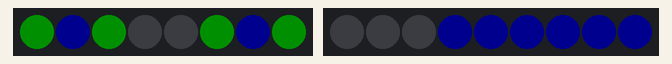
Simulated run of this sketch. Board: Arduino Uno, built with avr-gcc and run on an emulated ATmega328P. Shown: 8 RGB LEDs in strip order, left to right, 9 RGB LEDs in strip order, left to right. Dim RGB values are drawn brighter than linear.

Above: at 0.48 s.
At 9.2 s:
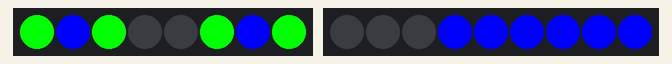
At 15.39 s:
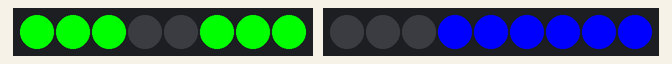
At 22.1 s:
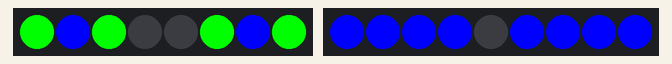
At 27.7 s:
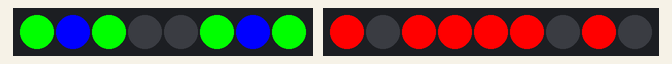
At 34.9 s:
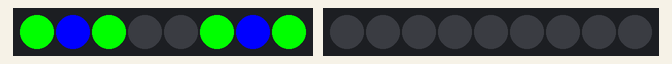
Timing chart, 0 to 39.3 s (numbered marks = the images above):
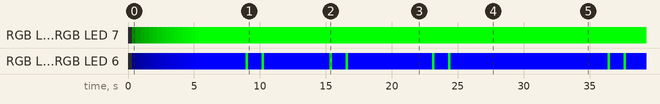

The sketch:

creepy_stalker_drone.ino
```cpp
#include <Adafruit_NeoPixel.h>

#define neoPin_eyes 6
#define neoPin_mouth 7
#define pixelCount_eyes 8
#define pixelCount_mouth 9

Adafruit_NeoPixel strip_eyes = Adafruit_NeoPixel(pixelCount_eyes, neoPin_eyes, NEO_GRB + NEO_KHZ800);
Adafruit_NeoPixel strip_mouth = Adafruit_NeoPixel(pixelCount_mouth, neoPin_mouth, NEO_GRB + NEO_KHZ800);

int m_short = 125;
int m_medium = 225;
int m_long = 500;

String eyes_color_outer = "green";
String eyes_color_inner = "blue";
String mouth_color = "blue";

void setup() {
  Serial.begin(9600);

  strip_eyes.begin();
  strip_eyes.show();
  strip_mouth.begin();
  strip_mouth.show();
}

void loop() {
  fadeFace("in");

  hello_there_gillian(mouth_color);

  delay(500);
  eyesBlink("green", "blue");
  delay(1000);
  eyesBlink("green", "blue");
  delay(500);

  looking_lovely_today(mouth_color);

  delay(500);
  eyesBlink("green", "blue");
  delay(1000);
  eyesBlink("green", "blue");
  delay(500);

  been_watching_you(mouth_color);

  delay(500);
  eyesBlink("green", "blue");
  delay(1000);
  eyesBlink("green", "blue");
  delay(500);

  mouthHeart(true, true);

  delay(500);
  eyesBlink("green", "blue");
  delay(1000);
  eyesBlink("green", "blue");
  delay(500);

  goodbye_for_now(mouth_color);

  delay(500);
  eyesBlink("green", "blue");
  delay(1000);
  eyesBlink("green", "blue");
  delay(500);

  fadeFace("out");

  while (true) {
    ;
  }
}

void hello_there_gillian(String color) {
  // Well, hello there, Gillian
  mouthAction("open", color);  // Well
  delay(m_medium);
  mouthAction("closed", color);
  delay(m_medium);
  mouthAction("open", color);  // He-
  delay(m_short);
  mouthAction("closed", color);
  delay(m_medium);
  mouthAction("open", color);  // -llo
  delay(m_medium);
  mouthAction("closed", color);
  delay(m_medium);
  mouthAction("open", color);  // there
  delay(m_long);
  mouthAction("closed", color);
  delay(m_medium);
  mouthAction("open", color);  // Gi-
  delay(m_short);
  mouthAction("closed", color);
  delay(m_short);
  mouthAction("open", color);  // -lli-
  delay(m_short);
  mouthAction("closed", color);
  delay(m_short);
  mouthAction("open", color);  // -an
  delay(m_long);
  mouthAction("closed", color);
}

void looking_lovely_today(String color) {
  // You're looking quite lovely today my dear
  mouthAction("open" , color);  // You're
  delay(m_medium);
  mouthAction("closed", color);
  delay(m_medium);
  mouthAction("open" , color);  // loo-
  delay(m_short);
  mouthAction("closed", color);
  delay(m_short);
  mouthAction("open" , color);  // -king
  delay(m_medium);
  mouthAction("closed", color);
  delay(m_medium);
  mouthAction("open" , color);  // quite
  delay(m_medium);
  mouthAction("closed", color);
  delay(m_medium);
  mouthAction("open" , color);  // lov-
  delay(m_short);
  mouthAction("closed", color);
  delay(m_short);
  mouthAction("open" , color);  // -ely
  delay(m_medium);
  mouthAction("closed", color);
  delay(m_medium);
  mouthAction("open" , color);  // to-
  delay(m_short);
  mouthAction("closed", color);
  delay(m_short);
  mouthAction("open" , color);  // -day
  delay(m_medium);
  mouthAction("closed", color);
  delay(m_medium);
  mouthAction("open" , color);  // my
  delay(m_medium);
  mouthAction("closed", color);
  delay(m_medium);
  mouthAction("open" , color);  // dear
  delay(m_long);
  mouthAction("closed", color);
}

void been_watching_you(String color) {
  // You should know...I've been watching you
  mouthAction("open" , color);  // You
  delay(m_short);
  mouthAction("closed", color);
  delay(m_short);
  mouthAction("open" , color);  // should
  delay(m_medium);
  mouthAction("closed", color);
  delay(m_medium);
  mouthAction("open" , color);  // know
  delay(m_long);
  mouthAction("closed", color); // ...
  delay(1000);
  mouthAction("open" , color);  // I've
  delay(m_medium);
  mouthAction("closed", color);
  delay(m_medium);
  mouthAction("open" , color);  // been
  delay(m_long);
  mouthAction("closed", color); // ...
  delay(1000);
  mouthAction("open" , color);  // wat-
  delay(m_short);
  mouthAction("closed", color);
  delay(m_short);
  mouthAction("open" , color);  // -ching
  delay(m_medium);
  mouthAction("closed", color);
  delay(m_medium);
  mouthAction("open" , color);  // you
  delay(m_long);
  mouthAction("closed", color);
}

void goodbye_for_now(String color) {
  // Goodbye for now, love...we'll meet again soon...and I'll be watching.
  mouthAction("open" , color);  // Good-
  delay(m_medium);
  mouthAction("closed", color);
  delay(m_short);
  mouthAction("open" , color);  // -bye
  delay(m_medium);
  mouthAction("closed", color);
  delay(m_medium);
  mouthAction("open" , color);  // for
  delay(m_short);
  mouthAction("closed", color);
  delay(m_short);
  mouthAction("open" , color);  // now
  delay(m_long);
  mouthAction("closed", color);
  delay(m_medium);
  mouthAction("open" , color);  // love
  delay(m_long);
  mouthAction("closed", color);
  delay(1000);
  mouthAction("open" , color);  // we'll
  delay(m_medium);
  mouthAction("closed", color);
  delay(m_medium);
  mouthAction("open" , color);  // meet
  delay(m_medium);
  mouthAction("closed", color);
  delay(m_medium);
  mouthAction("open" , color);  // a-
  delay(m_short);
  mouthAction("closed", color);
  delay(m_short);
  mouthAction("open" , color);  // -gain
  delay(m_medium);
  mouthAction("closed", color);
  delay(m_medium);
  mouthAction("open" , color);  // soon
  delay(m_long);
  mouthAction("closed", color);
  delay(1000);
  mouthAction("open" , color);  // and
  delay(m_medium);
  mouthAction("closed", color);
  delay(m_medium);
  mouthAction("open" , color);  // I'll
  delay(m_medium);
  mouthAction("closed", color);
  delay(m_medium);
  mouthAction("open" , color);  // be
  delay(m_medium);
  mouthAction("closed", color);
  delay(m_medium);
  mouthAction("open" , color);  // wat-
  delay(m_short);
  mouthAction("closed", color);
  delay(m_short);
  mouthAction("open" , color);  // -ching
  delay(m_medium);
  mouthAction("closed", color);
  delay(m_medium);
}

void mouthHeart(boolean fade, boolean beat) {
  if (fade == true) {
    for (int x = 0; x < 256; x++) {
      strip_mouth.setPixelColor(0, x, 0 , 0);
      strip_mouth.setPixelColor(1, 0, 0, 0);
      strip_mouth.setPixelColor(2, x, 0 , 0);
      strip_mouth.setPixelColor(3, x, 0 , 0);
      strip_mouth.setPixelColor(4, x, 0 , 0);
      strip_mouth.setPixelColor(5, x, 0 , 0);
      strip_mouth.setPixelColor(6, 0, 0, 0);
      strip_mouth.setPixelColor(7, x, 0 , 0);
      strip_mouth.setPixelColor(8, 0, 0, 0);

      strip_mouth.show();
      delay(10);
    }
    delay(1000);
  }

  else {
    uint32_t heartColor = colorPicker("mouth", "red");
    strip_mouth.setPixelColor(0, heartColor);
    strip_mouth.setPixelColor(1, 0, 0, 0);
    strip_mouth.setPixelColor(2, heartColor);
    strip_mouth.setPixelColor(3, heartColor);
    strip_mouth.setPixelColor(4, heartColor);
    strip_mouth.setPixelColor(5, heartColor);
    strip_mouth.setPixelColor(6, 0, 0, 0);
    strip_mouth.setPixelColor(7, heartColor);
    strip_mouth.setPixelColor(8, 0, 0, 0);

    strip_mouth.show();
  }

  if (beat == true) {
    for (int x = 0; x < 3; x++) {
      strip_mouth.setPixelColor(0, 0, 0, 0);
      strip_mouth.setPixelColor(1, 0, 0, 0);
      strip_mouth.setPixelColor(2, 0, 0, 0);
      strip_mouth.setPixelColor(3, 0, 0, 0);
      strip_mouth.setPixelColor(4, 0, 0, 0);
      strip_mouth.setPixelColor(5, 0, 0, 0);
      strip_mouth.setPixelColor(6, 0, 0, 0);
      strip_mouth.setPixelColor(7, 0, 0, 0);
      strip_mouth.setPixelColor(8, 0, 0, 0);
      strip_mouth.show();

      delay(100);

      strip_mouth.setPixelColor(0, 255, 0, 0);
      strip_mouth.setPixelColor(1, 0, 0, 0);
      strip_mouth.setPixelColor(2, 255, 0, 0);
      strip_mouth.setPixelColor(3, 255, 0, 0);
      strip_mouth.setPixelColor(4, 255, 0, 0);
      strip_mouth.setPixelColor(5, 255, 0, 0);
      strip_mouth.setPixelColor(6, 0, 0, 0);
      strip_mouth.setPixelColor(7, 255, 0, 0);
      strip_mouth.setPixelColor(8, 0, 0, 0);
      strip_mouth.show();

      delay(200);

      strip_mouth.setPixelColor(0, 0, 0, 0);
      strip_mouth.setPixelColor(1, 0, 0, 0);
      strip_mouth.setPixelColor(2, 0, 0, 0);
      strip_mouth.setPixelColor(3, 0, 0, 0);
      strip_mouth.setPixelColor(4, 0, 0, 0);
      strip_mouth.setPixelColor(5, 0, 0, 0);
      strip_mouth.setPixelColor(6, 0, 0, 0);
      strip_mouth.setPixelColor(7, 0, 0, 0);
      strip_mouth.setPixelColor(8, 0, 0, 0);
      strip_mouth.show();

      delay(100);

      strip_mouth.setPixelColor(0, 255, 0, 0);
      strip_mouth.setPixelColor(1, 0, 0, 0);
      strip_mouth.setPixelColor(2, 255, 0, 0);
      strip_mouth.setPixelColor(3, 255, 0, 0);
      strip_mouth.setPixelColor(4, 255, 0, 0);
      strip_mouth.setPixelColor(5, 255, 0, 0);
      strip_mouth.setPixelColor(6, 0, 0, 0);
      strip_mouth.setPixelColor(7, 255, 0, 0);
      strip_mouth.setPixelColor(8, 0, 0, 0);
      strip_mouth.show();

      delay(750);
    }
  }

  if (fade == true) {
    for (int x = 255; x > -1; x--) {
      strip_mouth.setPixelColor(0, x, 0 , 0);
      strip_mouth.setPixelColor(1, 0, 0, 0);
      strip_mouth.setPixelColor(2, x, 0 , 0);
      strip_mouth.setPixelColor(3, x, 0 , 0);
      strip_mouth.setPixelColor(4, x, 0 , 0);
      strip_mouth.setPixelColor(5, x, 0 , 0);
      strip_mouth.setPixelColor(6, 0, 0, 0);
      strip_mouth.setPixelColor(7, x, 0 , 0);
      strip_mouth.setPixelColor(8, 0, 0, 0);

      strip_mouth.show();
      delay(10);
    }
    delay(1000);
  }

  mouthAction("closed", "blue");
}

void eyesAction(String state, String colorOuter, String colorInner) {
  uint32_t eyesColorOuter = colorPicker("eyes", colorOuter);
  uint32_t eyesColorInner = colorPicker("eyes", colorInner);

  if (state == "open") {
    strip_eyes.setPixelColor(0, eyesColorOuter);
    strip_eyes.setPixelColor(1, eyesColorInner);
    strip_eyes.setPixelColor(2, eyesColorOuter);
    strip_eyes.setPixelColor(3, 0, 0, 0);
    strip_eyes.setPixelColor(4, 0, 0, 0);
    strip_eyes.setPixelColor(5, eyesColorOuter);
    strip_eyes.setPixelColor(6, eyesColorInner);
    strip_eyes.setPixelColor(7, eyesColorOuter);

    strip_eyes.show();
  }

  else if (state == "closed") {
    strip_eyes.setPixelColor(0, eyesColorOuter);
    strip_eyes.setPixelColor(1, eyesColorOuter);
    strip_eyes.setPixelColor(2, eyesColorOuter);
    strip_eyes.setPixelColor(3, 0, 0, 0);
    strip_eyes.setPixelColor(4, 0, 0, 0);
    strip_eyes.setPixelColor(5, eyesColorOuter);
    strip_eyes.setPixelColor(6, eyesColorOuter);
    strip_eyes.setPixelColor(7, eyesColorOuter);

    strip_eyes.show();
  }

  else Serial.println("Invalid eyes state selection.");
}

void eyesBlink(String colorOuter, String colorInner) {
  eyesAction("closed", colorOuter, colorInner);
  delay(200);
  eyesAction("open", colorOuter, colorInner);
}

void mouthAction(String state, String color) {
  uint32_t mouthColor = colorPicker("mouth", color);

  if (state == "open") {
    strip_mouth.setPixelColor(0, mouthColor);
    strip_mouth.setPixelColor(1, mouthColor);
    strip_mouth.setPixelColor(2, mouthColor);
    strip_mouth.setPixelColor(3, mouthColor);
    strip_mouth.setPixelColor(4, 0, 0, 0);
    strip_mouth.setPixelColor(5, mouthColor);
    strip_mouth.setPixelColor(6, mouthColor);
    strip_mouth.setPixelColor(7, mouthColor);
    strip_mouth.setPixelColor(8, mouthColor);

    strip_mouth.show();
  }

  else if (state == "closed") {
    strip_mouth.setPixelColor(0, 0, 0, 0);
    strip_mouth.setPixelColor(1, 0, 0, 0);
    strip_mouth.setPixelColor(2, 0, 0, 0);
    strip_mouth.setPixelColor(3, mouthColor);
    strip_mouth.setPixelColor(4, mouthColor);
    strip_mouth.setPixelColor(5, mouthColor);
    strip_mouth.setPixelColor(6, mouthColor);
    strip_mouth.setPixelColor(7, mouthColor);
    strip_mouth.setPixelColor(8, mouthColor);

    strip_mouth.show();
  }

  else Serial.println("Invalid mouth state selection.");
}

void fadeFace(String time_point) {
  if (time_point == "in") {
    for (int x = 0; x < 256; x++) {
      strip_eyes.setPixelColor(0, 0, x, 0);
      strip_eyes.setPixelColor(1, 0, 0, x);
      strip_eyes.setPixelColor(2, 0, x, 0);
      strip_eyes.setPixelColor(3, 0, 0, 0);
      strip_eyes.setPixelColor(4, 0, 0, 0);
      strip_eyes.setPixelColor(5, 0, x, 0);
      strip_eyes.setPixelColor(6, 0, 0, x);
      strip_eyes.setPixelColor(7, 0, x, 0);

      strip_mouth.setPixelColor(0, 0, 0, 0);
      strip_mouth.setPixelColor(1, 0, 0, 0);
      strip_mouth.setPixelColor(2, 0, 0, 0);
      strip_mouth.setPixelColor(3, 0, 0, x);
      strip_mouth.setPixelColor(4, 0, 0, x);
      strip_mouth.setPixelColor(5, 0, 0, x);
      strip_mouth.setPixelColor(6, 0, 0, x);
      strip_mouth.setPixelColor(7, 0, 0, x);
      strip_mouth.setPixelColor(8, 0, 0, x);

      strip_eyes.show();
      strip_mouth.show();

      delay(20);
    }
  }

  else if (time_point == "out") {
    for (int x = 255; x > -1; x--) {
      strip_eyes.setBrightness(x);
      strip_mouth.setBrightness(x);
      strip_eyes.show();
      strip_mouth.show();

      delay(10);
    }
  }

  else Serial.println("Invalid fade selection.");
}

uint32_t colorPicker(String strip, String color) {
  if (strip == "eyes") {
    uint32_t eyes_color;

    if (color == "red") eyes_color = strip_eyes.Color(255, 0, 0);
    else if (color == "green") eyes_color = strip_eyes.Color(0, 255, 0);
    else if (color == "blue") eyes_color = strip_eyes.Color(0, 0, 255);
    else if (color == "yellow") eyes_color = strip_eyes.Color(255, 255, 0);
    else if (color == "cyan") eyes_color = strip_eyes.Color(0, 255, 255);
    else if (color == "magenta") eyes_color = strip_eyes.Color(255, 0, 255);
    else if (color == "off") eyes_color = strip_eyes.Color(0, 0, 0);

    return eyes_color;
  }

  else if (strip == "mouth") {
    uint32_t mouth_color;

    if (color == "red") mouth_color = strip_mouth.Color(255, 0, 0);
    else if (color == "green") mouth_color = strip_mouth.Color(0, 255, 0);
    else if (color == "blue") mouth_color = strip_mouth.Color(0, 0, 255);
    else if (color == "yellow") mouth_color = strip_mouth.Color(255, 255, 0);
    else if (color == "cyan") mouth_color = strip_mouth.Color(0, 255, 255);
    else if (color == "magenta") mouth_color = strip_mouth.Color(255, 0, 255);
    else if (color == "off") mouth_color = strip_mouth.Color(0, 0, 0);

    return mouth_color;
  }

  else {
    Serial.println("Invalid color selection.");

    return 0;
  }
}
```

Measured:
- by itself, RGB LED 1, RGB LED 6: off → RGB(0, 0, 15) at 0.32 s, → RGB(0, 0, 30) 0.32 s later, → RGB(0, 0, 45) 0.32 s later, → RGB(0, 0, 60) 0.32 s later, … (33 changes in this stretch)
- by itself, RGB LED 0, RGB LED 2, RGB LED 5, RGB LED 7: off → RGB(0, 15, 0) at 0.32 s, → RGB(0, 30, 0) 0.32 s later, → RGB(0, 45, 0) 0.32 s later, → RGB(0, 60, 0) 0.32 s later, … (17 changes in this stretch)
- what the display in image 1 shows lasts 1.0 s, from 9.1 s to 10.1 s
- what the display in image 3 shows lasts 0.5 s, from 22.1 s to 22.6 s
